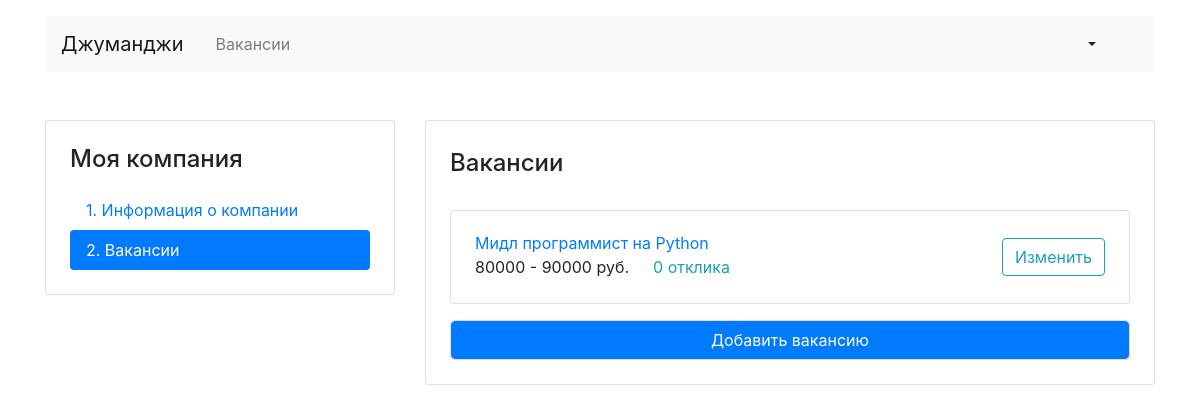
/own-vacancies/ (signed in), run on an earlier commit of the app's database.
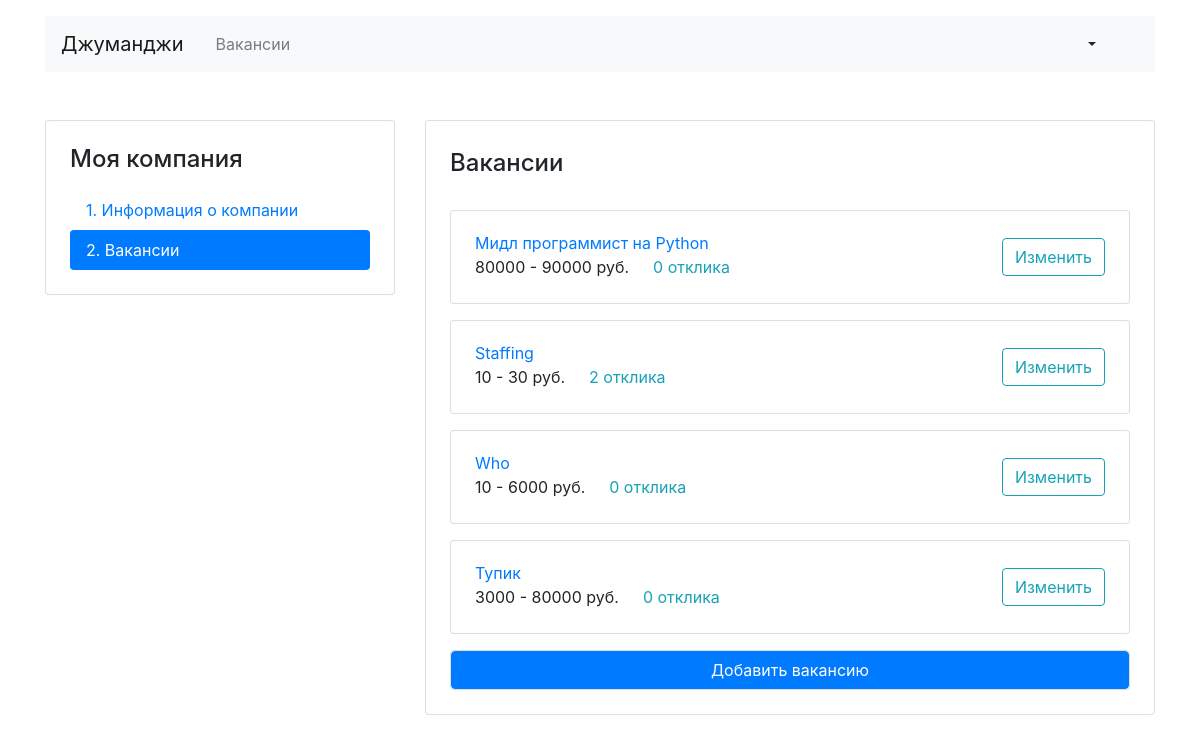
And on a later commit of the database.
### jumanji/models.py (models this page shows)
class Vacancy(models.Model):
    title = models.CharField(max_length=64)
    specialty = models.ForeignKey(Specialty, on_delete=models.CASCADE, related_name='vacancies')
    company = models.ForeignKey(Company, on_delete=models.CASCADE, related_name='vacancies')
    salary_min = models.IntegerField()
    salary_max = models.IntegerField()
    published_at = models.DateField(auto_now_add=True)
    skills = models.CharField(max_length=600)
    description = models.CharField(max_length=5000)

### jumanji/views.py (the view)
# urls.py: path('own-vacancies/', OwnCompanyVacanciesButton.as_view(), name='vacancies-suggest'),
class OwnCompanyVacanciesButton(View):
    def get(self, request):
        company = Company.objects.filter(owner=request.user).first()
        if company is None:
            return redirect(reverse('own-company-create'))
        else:
            vacancies = Vacancy.objects.filter(company=company).annotate(applications_count=Count('applications'))
            if vacancies is None:
                return redirect(reverse('create-vacancy'))
            else:
                return render(request, 'jumanji/vacancy-list.html', context={'vacancies': vacancies})

### jumanji/templates/jumanji/vacancy-list.html (shortened to what this page needs)
{% extends 'jumanji/base.html' %}
{% block container %}
  <main class="container mt-3 pb-5">
    <div class="row mt-5">
      <div class="col-12 col-lg-4">
        <aside class="pt-3 pb-4 px-4 mb-5 card">
          <h1 class="h4 pt-2 pb-2">Моя компания</h1>
          <div class="nav flex-column nav-pills" id="v-pills-tab" role="tablist" aria-orientation="vertical">
            <a class="nav-link" href="{% url 'own-company-edit' %}">1. Информация о&nbsp;компании</a>
            <a class="nav-link active" href="{% url 'vacancies-suggest' %}">2. Вакансии</a>
          </div>
        </aside>
      </div>
      <div class="col-12 col-lg-8">
        <div class="card">
          <div class="card-body px-4 pb-4">
            <section class="tab-pane fade show active">
              <h2 class="h4 pt-2 pb-3">Вакансии</h2>
                {% for vacancy in vacancies %}
              <div class="card mt-3">
                <div class="card-body px-4">
                  <div class="row align-items-center">
                    <div class="col-6 col-lg-8">
                      <a href="#" class="mb-1">{{ vacancy.title }}</a>
                      <p class="mb-1">
                        <span class="mr-4">{{ vacancy.salary_min }} - {{ vacancy.salary_max }} руб.</span><a href="#" class="text-info">{{ vacancy.applications_count }} отклика</a>
                      </p>
                    </div>
                    <div class="col-6 col-lg-4 text-right">
                      <a href="{% url 'edit-vacancy' vacancy_id=vacancy.id %}" class="btn btn-outline-info">Изменить</a>
                    </div>
                  </div>
                </div>
              </div>
                {% endfor %}
                <div class="card mt-3">
                <a href="{% url 'create-vacancy' %}" class="btn btn-primary">Добавить вакансию</a>
              </div>
            </section>
          </div>
        </div>
      </div>
    </div>
  </main>
{% endblock %}

What changed in the data, as far as the page shows it:
added Vacancy: title "Staffing", salary_min "10", salary_max "30", applications_count "2"
added Vacancy: title "Who", salary_min "10", salary_max "6000", applications_count "0"
added Vacancy: title "Тупик", salary_min "3000", salary_max "80000", applications_count "0"
